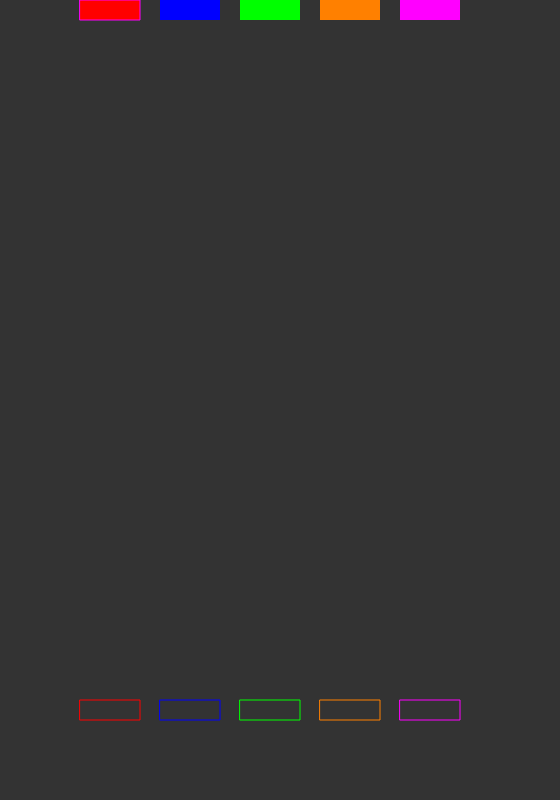
Frame 1 (no input)
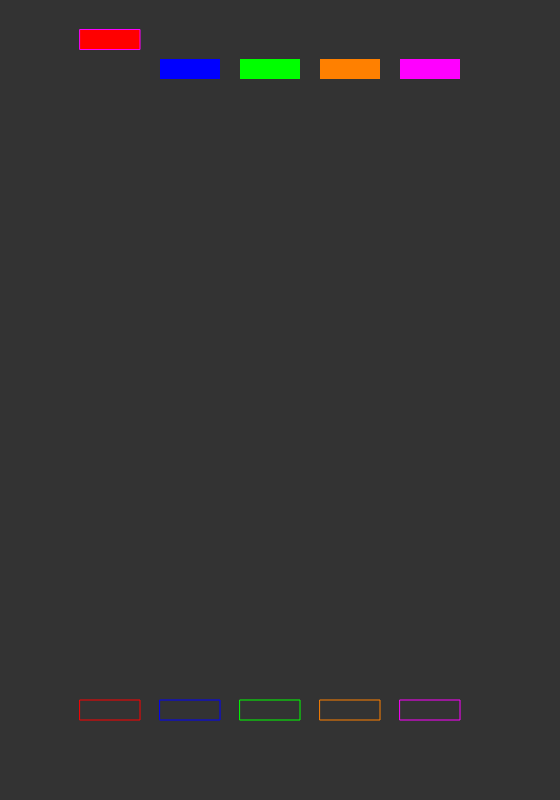
Frame 60 (no input)
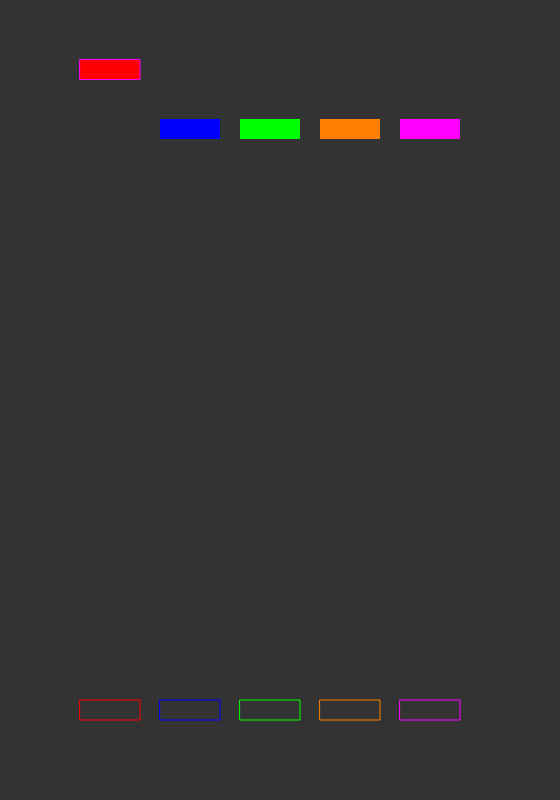
Frame 120 (the mouse pressed at the canvas centre since frame 60)

The p5.js sketch that drew these frames (run headless with seeded random() and noise() and a simulated clock; from frame 60 on, the mouse is pressed at the canvas centre):

// p5.js sketch
// ── sketch.js
let q;
let w;
let e;
let r;
let t;

function setup() {
  createCanvas(560, 800);
  q = new Fret(80, 255, 0, 0);
  w = new Fret(160, 0, 0, 255);
  e = new Fret(240, 0, 255, 0);
  r = new Fret(320, 255, 128, 0);
  t = new Fret(400, 255, 0, 255);
  qbox = new Input(80, 255, 0, 0)
  wbox = new Input(160, 0, 0, 255);
  ebox = new Input(240, 0, 255, 0);
  rbox = new Input(320, 255, 128, 0);
  tbox = new Input(400, 255, 0, 255);

}

function draw() {
  background(51);
  qbox.show()
  wbox.show()
  ebox.show()
  rbox.show()
  tbox.show()
  q.show();
  q.move(.5);
  w.show();
  w.move(1);
  e.show();
  e.move(1);
  r.show();
  r.move(1);
  t.show();
  t.move(1);
}

// ── fret.js
function Fret(x, red, green, blue) {
  this.x = x;
  this.y = 0;
  this.width = 10;
  this.red = red;
  this.green = green;
  this.blue = blue;

  this.show = function() {
    fill(this.red, this.green, this.blue);
    rect(this.x, this.y, this.width*6, this.width*2)
    noStroke()
  }

  this.move = function(arg) {
    this.y = this.y + arg;
  }

}

// ── index.js
document.addEventListener("DOMContentLoaded", ()=>{


  document.addEventListener("keydown",keyPush);
  document.addEventListener("keyup", ()=>{
  })

  function keyPush(evt) {
      switch(evt.keyCode) {
          case 81:
              console.log(q.y > 690 && q.y < 710);
              break;
          case 87:
              console.log('w');
              break;
          case 69:
              console.log('e');
              break;
          case 82:
              console.log('r');
              break;
      }
  }

})

// ── input.js
function Input(x, red, green, blue) {
  this.x = x;
  this.y = 700;
  this.width = 10;
  this.red = red;
  this.green = green;
  this.blue = blue;

  this.show = function() {
    stroke(this.red, this.green, this.blue);
    fill(51)
    rect(this.x, this.y, this.width*6, this.width*2)
  }
}

// ── resources.js
let allQFrets = [0, -240];
let allWFrets = [0, -30, -90, -120];
let allEFrets = [-60, -180, -240];
let allRFrets = [-60, -180, -240];
let allTFrets = [-60, -180, -240];
const CONTAINERHEIGHT = window.innerHeight - 60;
let gameStart = false

function createArray(allFrets, x, red, green, blue){
  let arr = []
  for (var i = 0; i < allFrets.length; i++) {
    arr[i] = new Fret(x, allFrets[i], red, green, blue)
  }
  return arr
}

function showArr(fretArr, speed){
  for(let i = 0; i < fretArr.length; i++){
    fretArr[i].show()
    fretArr[i].move(speed)
    if (fretArr[i].y > CONTAINERHEIGHT){
      fretArr.shift();
    }
  }
}

function AddScore(fretArr) {
  if(fretArr.length > 0){
    if(fretArr[0].onInputBox()){
      fretArr.shift()
      score.innerText = parseInt(score.innerText) + 200
    }else {
      score.innerText = parseInt(score.innerText) - 100
    }
  }
  }
